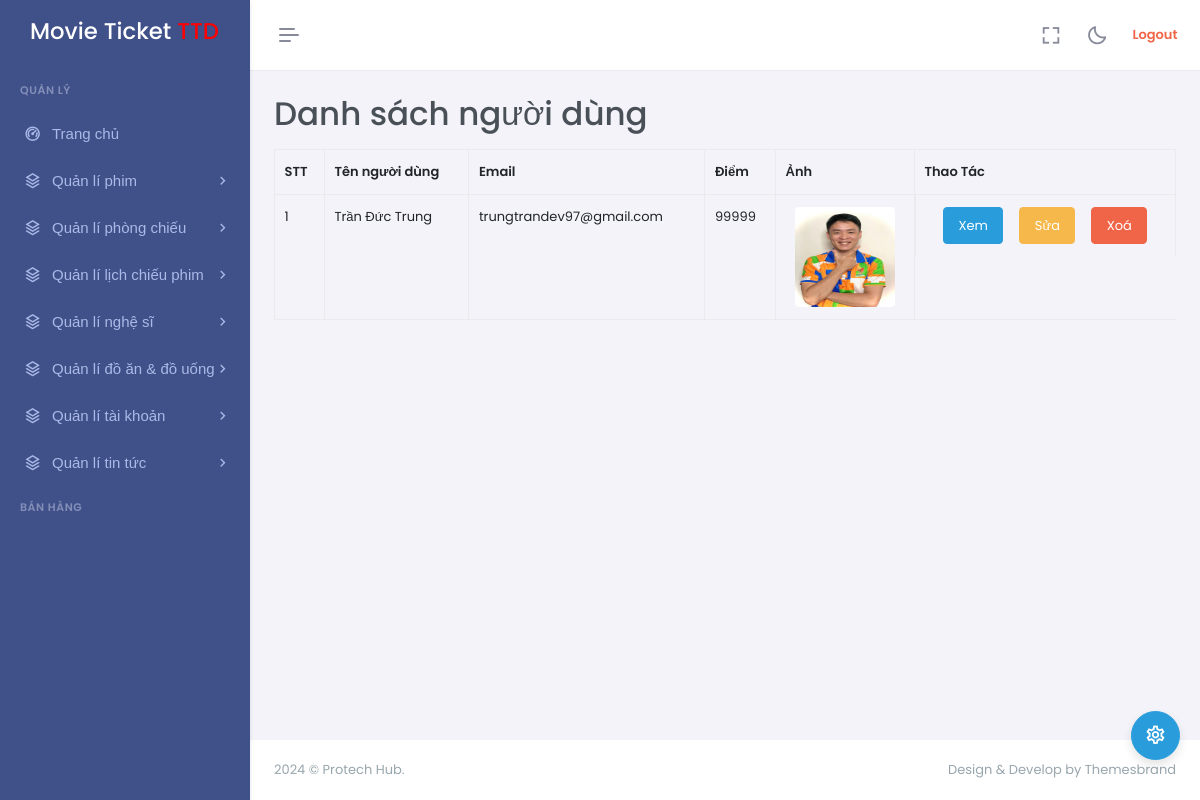
Page /?mode=admin&action=users-list (signed in) on the earlier database version.
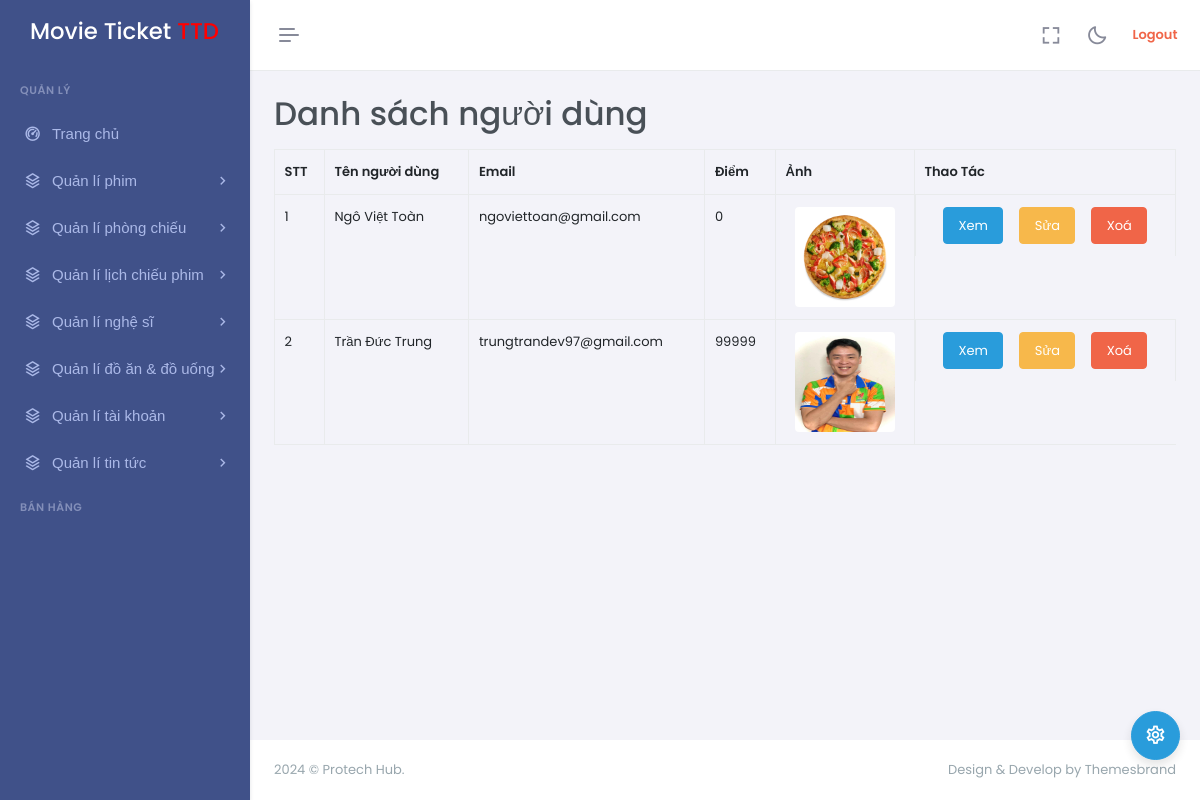
Same page on the later database version.
### tables this page shows
CREATE TABLE `users` (
  `id` int NOT NULL,
  `name` varchar(50) NOT NULL,
  `password` varchar(50) NOT NULL,
  `tel` varchar(11) NOT NULL,
  `email` varchar(255) NOT NULL,
  `address` varchar(255) NOT NULL,
  `role_id` int NOT NULL,
  `rank_id` int NOT NULL,
  `points` int DEFAULT NULL,
  `imageURL` varchar(255) DEFAULT NULL
);

### controllers/admin/UserController.php (called while the page is built, shortened)
<?php
class UserController
{
    private $user;
    public function __construct()
    {
        $this->user = new User();
    }
    public function list()
    {
        $data = $this->user->getAll();
        require_once PATH_VIEW_ADMIN_MAIN;
    }
}

### models/BaseModel.php (called while the page is built, shortened)
<?php
class BaseModel
{
    public function __construct()
    {
        $dsn = sprintf('mysql:host=%s;port=%s;dbname=%s;charset=utf8', DB_HOST, DB_PORT, DB_NAME);
        try {
            $this->pdo = new PDO($dsn, DB_USERNAME, DB_PASSWORD, DB_OBTIONS);
        } catch (PDOException $e) {
            die("Kết nối cơ sở dữ liệu thất bại: {$e->getMessage()}. Vui lòng thử lại sau.");
        }
    }
}

### models/User.php (called while the page is built, shortened)
<?php
class User extends BaseModel
{
    public function getAll()
    {
        $sql = "
        SELECT
         u.id                   u_id,
         u.name                 u_name,
         u.password             u_password,
         u.tel                  u_tel,
         u.email                u_email,
         u.address              u_address,
         u.points               u_points,
         u.role_id              u_role_id,
         u.rank_id              u_rank_id,
         u.imageURL             u_imageURL,
         ro.id                  ro_id,
         ro.name                ro_name,
         ra.id                  ra_id,
         ra.name                ra_name
         FROM
    users u
JOIN roles ro ON ro.id = u.role_id
JOIN ranks ra ON ra.id = u.rank_id
ORDER BY  u.id DESC
    ";
    $stmt = $this->pdo->prepare($sql);
    $stmt->execute();
    return $stmt -> fetchAll();
    }
}
?>

### views/admin/users/list.php (the view, shortened to what this page needs)
<table class="table table-bordered">
    <tr>
        <th>STT</th>
        <th>Tên người dùng</th>
        <th>Email</th>
        <th>Điểm</th>
        <th>Ảnh</th>
        <th>Thao Tác</th>
    </tr>
    <?php foreach ($data as $key => $user): ?>
        <tr>
            <td><?= $key + 1 ?></td>
            <td><?= $user['u_name'] ?></td>
            <td><?= $user['u_email'] ?></td>
            <td><?= $user['u_points'] ?></td>
            <td class="text-center">
                <?php if (!empty($user['u_imageURL'])) : ?>
                    <img class="rounded" src="<?= BASE_ASSETS_UPLOADS . $user['u_imageURL'] ?>" width="100px" height="100px">
                <?php endif; ?>
            </td>
            <td class="d-flex justify-content-center">
                <a href="<?= BASE_URL_ADMIN . '&action=users-show&id=' . $user['u_id'] ?>"
                    class="btn btn-info">Xem</a>
                <a href="<?= BASE_URL_ADMIN . '&action=users-updatePage&id=' . $user['u_id'] ?>"
                    class="btn btn-warning ms-3 me-3">Sửa</a>
                <a href="<?= BASE_URL_ADMIN . '&action=users-delete&id=' . $user['u_id'] ?>"
                    onclick="return confirm('Bạn có chắc muốn xoá?')"
                    class="btn btn-danger">Xoá</a>
            </td>
        </tr>
    <?php endforeach; ?>
</table>

Differences in the rows shown:
added users: name "Ngô Việt Toàn", email "ngoviettoan@gmail.com", points "0", imageURL (picture)
